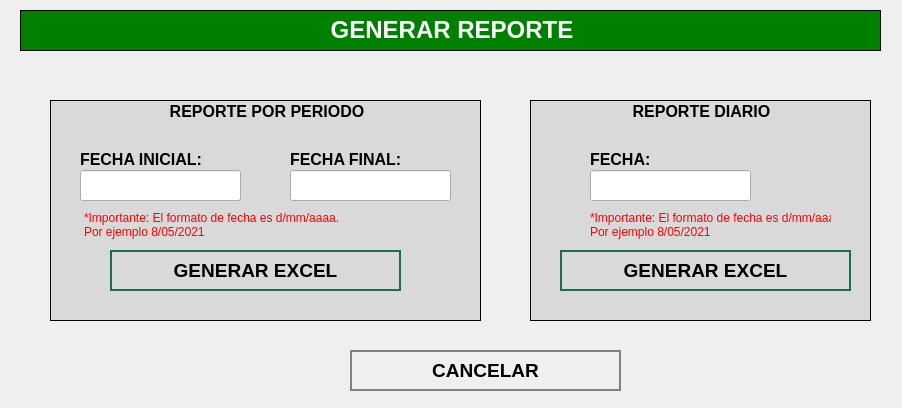
<?xml version="1.0" encoding="UTF-8"?>
<ui version="4.0">
 <class>ConfirmExcel</class>
 <widget class="QWidget" name="ConfirmExcel">
  <property name="geometry">
   <rect>
    <x>0</x>
    <y>0</y>
    <width>902</width>
    <height>408</height>
   </rect>
  </property>
  <property name="windowTitle">
   <string>Generar Reporte</string>
  </property>
  <property name="styleSheet">
   <string notr="true">QPushButton
{	
	height: 2em;
 	border-style: solid;
	border-width: 2px;
 	border-color: grey;
	font-weight: bold;
}

QPushButton:hover
{
   	background-color:grey;
	color:white;
}</string>
  </property>
  <widget class="QLabel" name="label">
   <property name="geometry">
    <rect>
     <x>20</x>
     <y>10</y>
     <width>861</width>
     <height>41</height>
    </rect>
   </property>
   <property name="font">
    <font>
     <underline>false</underline>
    </font>
   </property>
   <property name="autoFillBackground">
    <bool>false</bool>
   </property>
   <property name="styleSheet">
    <string notr="true">background-color: green;</string>
   </property>
   <property name="frameShape">
    <enum>QFrame::Box</enum>
   </property>
   <property name="text">
    <string>&lt;html&gt;&lt;head/&gt;&lt;body&gt;&lt;p align=&quot;center&quot;&gt;&lt;span style=&quot; font-size:18pt; font-weight:600; color:#ffffff;&quot;&gt;GENERAR REPORTE&lt;/span&gt;&lt;/p&gt;&lt;/body&gt;&lt;/html&gt;</string>
   </property>
  </widget>
  <widget class="QPushButton" name="cancelButton">
   <property name="geometry">
    <rect>
     <x>350</x>
     <y>350</y>
     <width>271</width>
     <height>41</height>
    </rect>
   </property>
   <property name="font">
    <font>
     <pointsize>14</pointsize>
     <weight>75</weight>
     <bold>true</bold>
    </font>
   </property>
   <property name="cursor">
    <cursorShape>PointingHandCursor</cursorShape>
   </property>
   <property name="styleSheet">
    <string notr="true">QPushButton
{	
	height: 2em;
 	border-style: solid;
	border-width: 2px;
 	border-color: grey;
	font-weight: bold;
}

QPushButton:hover
{
   	background-color:grey;
	color:white;
}</string>
   </property>
   <property name="text">
    <string>CANCELAR</string>
   </property>
   <property name="icon">
    <iconset>
     <normaloff>../assets/icons/cancel-icon.png</normaloff>../assets/icons/cancel-icon.png</iconset>
   </property>
   <property name="iconSize">
    <size>
     <width>30</width>
     <height>30</height>
    </size>
   </property>
   <property name="flat">
    <bool>true</bool>
   </property>
  </widget>
  <widget class="QLabel" name="label_horaIngreso">
   <property name="geometry">
    <rect>
     <x>80</x>
     <y>150</y>
     <width>171</width>
     <height>16</height>
    </rect>
   </property>
   <property name="text">
    <string>&lt;html&gt;&lt;head/&gt;&lt;body&gt;&lt;p&gt;&lt;span style=&quot; font-size:12pt; font-weight:600;&quot;&gt;FECHA INICIAL:&lt;/span&gt;&lt;/p&gt;&lt;/body&gt;&lt;/html&gt;</string>
   </property>
  </widget>
  <widget class="QLabel" name="label_horaSalida">
   <property name="geometry">
    <rect>
     <x>290</x>
     <y>150</y>
     <width>171</width>
     <height>16</height>
    </rect>
   </property>
   <property name="text">
    <string>&lt;html&gt;&lt;head/&gt;&lt;body&gt;&lt;p&gt;&lt;span style=&quot; font-size:12pt; font-weight:600;&quot;&gt;FECHA FINAL:&lt;/span&gt;&lt;/p&gt;&lt;/body&gt;&lt;/html&gt;</string>
   </property>
  </widget>
  <widget class="QLineEdit" name="horaSalidaLineEdit">
   <property name="geometry">
    <rect>
     <x>290</x>
     <y>170</y>
     <width>161</width>
     <height>31</height>
    </rect>
   </property>
   <property name="font">
    <font>
     <pointsize>14</pointsize>
    </font>
   </property>
  </widget>
  <widget class="QGroupBox" name="groupBox">
   <property name="geometry">
    <rect>
     <x>50</x>
     <y>100</y>
     <width>431</width>
     <height>221</height>
    </rect>
   </property>
   <property name="font">
    <font>
     <pointsize>12</pointsize>
     <weight>75</weight>
     <bold>true</bold>
    </font>
   </property>
   <property name="styleSheet">
    <string notr="true">height: 2em;
 border-style: solid;
border-width: 1px;
 border-color: black;
background-color:#D9D9D9;
font-weight: bold;
</string>
   </property>
   <property name="title">
    <string>REPORTE POR PERIODO</string>
   </property>
   <property name="alignment">
    <set>Qt::AlignHCenter|Qt::AlignTop</set>
   </property>
   <property name="flat">
    <bool>true</bool>
   </property>
   <property name="checkable">
    <bool>false</bool>
   </property>
   <widget class="QLabel" name="label_horaIngreso_4">
    <property name="geometry">
     <rect>
      <x>30</x>
      <y>110</y>
      <width>331</width>
      <height>31</height>
     </rect>
    </property>
    <property name="styleSheet">
     <string notr="true">border-color: #0000ffff;</string>
    </property>
    <property name="text">
     <string>&lt;html&gt;&lt;head/&gt;&lt;body&gt;&lt;p&gt;&lt;span style=&quot; font-weight:400; color:#ff0000;&quot;&gt;*Importante: El formato de fecha es d/mm/aaaa.&lt;br/&gt;Por ejemplo 8/05/2021&lt;/span&gt;&lt;/p&gt;&lt;/body&gt;&lt;/html&gt;</string>
    </property>
   </widget>
  </widget>
  <widget class="QLineEdit" name="horaIngresoLineEdit">
   <property name="geometry">
    <rect>
     <x>80</x>
     <y>170</y>
     <width>161</width>
     <height>31</height>
    </rect>
   </property>
   <property name="font">
    <font>
     <pointsize>14</pointsize>
    </font>
   </property>
  </widget>
  <widget class="QGroupBox" name="groupBox_2">
   <property name="geometry">
    <rect>
     <x>530</x>
     <y>100</y>
     <width>341</width>
     <height>221</height>
    </rect>
   </property>
   <property name="font">
    <font>
     <pointsize>12</pointsize>
     <weight>75</weight>
     <bold>true</bold>
    </font>
   </property>
   <property name="styleSheet">
    <string notr="true">height: 2em;
 border-style: solid;
border-width: 1px;
 border-color: black;
background-color:#D9D9D9;
font-weight: bold;
</string>
   </property>
   <property name="title">
    <string>REPORTE DIARIO</string>
   </property>
   <property name="alignment">
    <set>Qt::AlignHCenter|Qt::AlignTop</set>
   </property>
   <property name="flat">
    <bool>true</bool>
   </property>
   <property name="checkable">
    <bool>false</bool>
   </property>
   <widget class="QPushButton" name="generarExcelHoyButton">
    <property name="geometry">
     <rect>
      <x>30</x>
      <y>150</y>
      <width>291</width>
      <height>41</height>
     </rect>
    </property>
    <property name="font">
     <font>
      <pointsize>14</pointsize>
      <weight>75</weight>
      <bold>true</bold>
     </font>
    </property>
    <property name="cursor">
     <cursorShape>PointingHandCursor</cursorShape>
    </property>
    <property name="styleSheet">
     <string notr="true">QPushButton
{	
	height: 2em;
 	border-style: solid;
	border-width: 2px;
 	border-color: #1D6F42;
	font-weight: bold;
}

QPushButton:hover
{
   	background-color:#1D6F42;
	color:white;
}</string>
    </property>
    <property name="text">
     <string>GENERAR EXCEL</string>
    </property>
    <property name="icon">
     <iconset>
      <normaloff>../assets/icons/save-icon.png</normaloff>../assets/icons/save-icon.png</iconset>
    </property>
    <property name="iconSize">
     <size>
      <width>30</width>
      <height>30</height>
     </size>
    </property>
    <property name="flat">
     <bool>true</bool>
    </property>
   </widget>
  </widget>
  <widget class="QPushButton" name="generarExcelFechasButton">
   <property name="geometry">
    <rect>
     <x>110</x>
     <y>250</y>
     <width>291</width>
     <height>41</height>
    </rect>
   </property>
   <property name="font">
    <font>
     <pointsize>14</pointsize>
     <weight>75</weight>
     <bold>true</bold>
    </font>
   </property>
   <property name="cursor">
    <cursorShape>PointingHandCursor</cursorShape>
   </property>
   <property name="styleSheet">
    <string notr="true">QPushButton
{	
	height: 2em;
 	border-style: solid;
	border-width: 2px;
 	border-color: #1D6F42;
	font-weight: bold;
}

QPushButton:hover
{
   	background-color:#1D6F42;
	color:white;
}</string>
   </property>
   <property name="text">
    <string>GENERAR EXCEL</string>
   </property>
   <property name="icon">
    <iconset>
     <normaloff>../assets/icons/save-icon.png</normaloff>../assets/icons/save-icon.png</iconset>
   </property>
   <property name="iconSize">
    <size>
     <width>30</width>
     <height>30</height>
    </size>
   </property>
   <property name="flat">
    <bool>true</bool>
   </property>
  </widget>
  <widget class="QLineEdit" name="fechaHoyLineEdit">
   <property name="geometry">
    <rect>
     <x>590</x>
     <y>170</y>
     <width>161</width>
     <height>31</height>
    </rect>
   </property>
   <property name="font">
    <font>
     <pointsize>14</pointsize>
    </font>
   </property>
  </widget>
  <widget class="QLabel" name="label_horaIngreso_2">
   <property name="geometry">
    <rect>
     <x>590</x>
     <y>150</y>
     <width>171</width>
     <height>16</height>
    </rect>
   </property>
   <property name="text">
    <string>&lt;html&gt;&lt;head/&gt;&lt;body&gt;&lt;p&gt;&lt;span style=&quot; font-size:12pt; font-weight:600;&quot;&gt;FECHA:&lt;/span&gt;&lt;/p&gt;&lt;/body&gt;&lt;/html&gt;</string>
   </property>
  </widget>
  <widget class="QLabel" name="label_horaIngreso_3">
   <property name="geometry">
    <rect>
     <x>590</x>
     <y>210</y>
     <width>241</width>
     <height>31</height>
    </rect>
   </property>
   <property name="text">
    <string>&lt;html&gt;&lt;head/&gt;&lt;body&gt;&lt;p&gt;&lt;span style=&quot; color:#ff0000;&quot;&gt;*Importante: El formato de fecha es d/mm/aaaa.&lt;br/&gt;Por ejemplo 8/05/2021&lt;/span&gt;&lt;/p&gt;&lt;/body&gt;&lt;/html&gt;</string>
   </property>
  </widget>
  <zorder>groupBox_2</zorder>
  <zorder>groupBox</zorder>
  <zorder>label</zorder>
  <zorder>cancelButton</zorder>
  <zorder>label_horaIngreso</zorder>
  <zorder>label_horaSalida</zorder>
  <zorder>horaSalidaLineEdit</zorder>
  <zorder>horaIngresoLineEdit</zorder>
  <zorder>generarExcelFechasButton</zorder>
  <zorder>fechaHoyLineEdit</zorder>
  <zorder>label_horaIngreso_2</zorder>
  <zorder>label_horaIngreso_3</zorder>
 </widget>
 <tabstops>
  <tabstop>horaIngresoLineEdit</tabstop>
  <tabstop>horaSalidaLineEdit</tabstop>
  <tabstop>generarExcelFechasButton</tabstop>
  <tabstop>fechaHoyLineEdit</tabstop>
  <tabstop>generarExcelHoyButton</tabstop>
  <tabstop>cancelButton</tabstop>
 </tabstops>
 <resources/>
 <connections/>
</ui>
